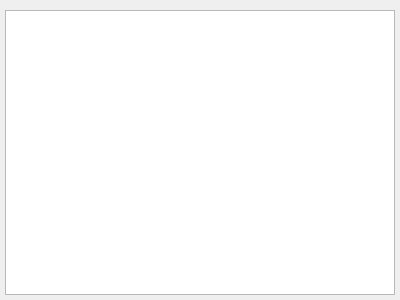
<?xml version="1.0" encoding="UTF-8"?>
<ui version="4.0">
 <class>CompetitorsWidget</class>
 <widget class="QWidget" name="CompetitorsWidget">
  <property name="geometry">
   <rect>
    <x>0</x>
    <y>0</y>
    <width>400</width>
    <height>300</height>
   </rect>
  </property>
  <property name="sizePolicy">
   <sizepolicy hsizetype="Expanding" vsizetype="Expanding">
    <horstretch>0</horstretch>
    <verstretch>0</verstretch>
   </sizepolicy>
  </property>
  <property name="windowTitle">
   <string>Form</string>
  </property>
  <layout class="QVBoxLayout" name="verticalLayout">
   <property name="spacing">
    <number>5</number>
   </property>
   <property name="leftMargin">
    <number>5</number>
   </property>
   <property name="topMargin">
    <number>5</number>
   </property>
   <property name="rightMargin">
    <number>5</number>
   </property>
   <property name="bottomMargin">
    <number>5</number>
   </property>
   <item>
    <widget class="qf::qmlwidgets::TableViewToolBar" name="tblCompetitorsToolBar" native="true"/>
   </item>
   <item>
    <widget class="qf::qmlwidgets::TableView" name="tblCompetitors"/>
   </item>
  </layout>
 </widget>
 <customwidgets>
  <customwidget>
   <class>qf::qmlwidgets::TableView</class>
   <extends>QTableView</extends>
   <header location="global">qf/qmlwidgets/tableview.h</header>
  </customwidget>
  <customwidget>
   <class>qf::qmlwidgets::TableViewToolBar</class>
   <extends>QWidget</extends>
   <header location="global">qf/qmlwidgets/tableviewtoolbar.h</header>
   <container>1</container>
  </customwidget>
 </customwidgets>
 <resources/>
 <connections/>
</ui>
